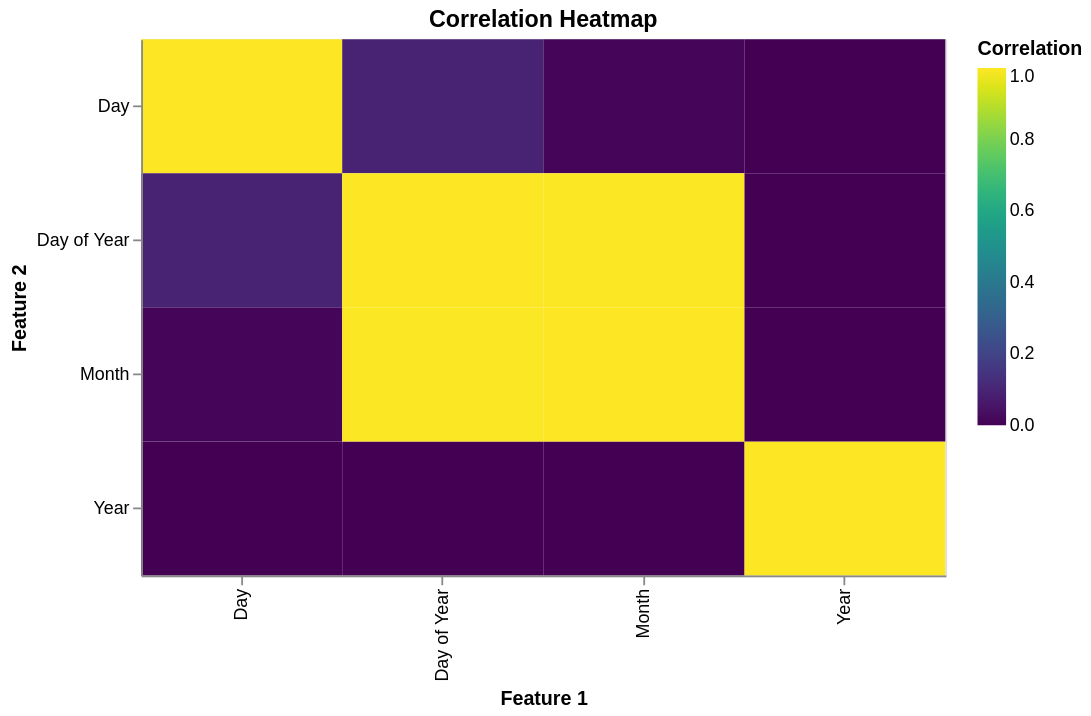

The cell this chart's notebook holds for it:
### Markdown cell above
- [] 11. No anomalous correlations between features/explanatory variables

### Code cell
#region Pseudo Code:

# definitely only use train dataset
# correlation plots on train_df across explanatory variables
# expectation is that there is no correlation between features unless 
# they represent the same underlying change like day of year and month

#endregion

# Adapted from https://github.com/skysheng7/DSCI522_data_validation_demo/tree/main/notebooks

# Correlation plot with Features only, train_df

correlation_matrix = train_df.drop(columns=['Month_Name', 'Anomaly', 'Temperature']).corr()
correlation_long = correlation_matrix.reset_index().melt(id_vars='index')
correlation_long.columns = ['Feature 1', 'Feature 2', 'Correlation']

alt.Chart(correlation_long).mark_rect().encode(
    x='Feature 1:O',
    y='Feature 2:O',
    color=alt.Color('Correlation:Q', scale=alt.Scale(scheme='viridis')),
    tooltip=['Feature 1', 'Feature 2', 'Correlation']
).properties(**plot_size,
    title="Correlation Heatmap"
)

### Figure 1 — Vega specification as saved in the notebook (floating-point values rounded to 4 significant figures)
{"$schema": "https://vega.github.io/schema/vega/v5.json", "data": [{"name": "source_0", "values": [{"Correlation": 1.0, "Feature 1": "Year", "Feature 2": "Year"}, {"Correlation": -3.235e-05, "Feature 1": "Month", "Feature 2": "Year"}, {"Correlation": 3.719e-05, "Feature 1": "Day", "Feature 2": "Year"}, {"Correlation": 6.492e-15, "Feature 1": "Day of Year", "Feature 2": "Year"}, {"Correlation": -3.235e-05, "Feature 1": "Year", "Feature 2": "Month"}, {"Correlation": 1.0, "Feature 1": "Month", "Feature 2": "Month"}, {"Correlation": 0.01053, "Feature 1": "Day", "Feature 2": "Month"}, {"Correlation": 0.9965, "Feature 1": "Day of Year", "Feature 2": "Month"}, {"Correlation": 3.719e-05, "Feature 1": "Year", "Feature 2": "Day"}, {"Correlation": 0.01053, "Feature 1": "Month", "Feature 2": "Day"}, {"Correlation": 1.0, "Feature 1": "Day", "Feature 2": "Day"}, {"Correlation": 0.09385, "Feature 1": "Day of Year", "Feature 2": "Day"}, {"Correlation": 6.492e-15, "Feature 1": "Year", "Feature 2": "Day of Year"}, {"Correlation": 0.9965, "Feature 1": "Month", "Feature 2": "Day of Year"}, {"Correlation": 0.09385, "Feature 1": "Day", "Feature 2": "Day of Year"}, {"Correlation": 1.0, "Feature 1": "Day of Year", "Feature 2": "Day of Year"}]}, {"name": "source_0_x_domain_Feature 1", "values": [{"Feature 1": "Year"}, {"Feature 1": "Month"}, {"Feature 1": "Day"}, {"Feature 1": "Day of Year"}]}, {"name": "source_0_y_domain_Feature 2", "values": [{"Feature 2": "Year"}, {"Feature 2": "Month"}, {"Feature 2": "Day"}, {"Feature 2": "Day of Year"}]}, {"name": "source_0_color_domain_Correlation", "values": [{"min": -3.235e-05, "max": 1.0}]}], "marks": [{"type": "rect", "name": "marks", "from": {"data": "source_0"}, "encode": {"update": {"y": {"field": "Feature 2", "scale": "y"}, "height": {"signal": "max(0.25, bandwidth('y'))"}, "fill": {"field": "Correlation", "scale": "color"}, "tooltip": {"signal": "{\"Feature 1\": isValid(datum[\"Feature 1\"]) ? datum[\"Feature 1\"] : \"\"+datum[\"Feature 1\"], \"Feature 2\": isValid(datum[\"Feature 2\"]) ? datum[\"Feature 2\"] : \"\"+datum[\"Feature 2\"], \"Correlation\": format(datum[\"Correlation\"], \"\")}"}, "x": {"field": "Feature 1", "scale": "x"}, "width": {"signal": "max(0.25, bandwidth('x'))"}}}, "style": ["rect"]}], "scales": [{"name": "x", "type": "band", "domain": {"data": "source_0_x_domain_Feature 1", "field": "Feature 1", "sort": true}, "range": [0, {"signal": "width"}], "paddingOuter": 0, "paddingInner": 0}, {"name": "y", "type": "band", "domain": {"data": "source_0_y_domain_Feature 2", "field": "Feature 2", "sort": true}, "range": [0, {"signal": "height"}], "paddingInner": 0, "paddingOuter": 0}, {"name": "color", "type": "linear", "domain": [{"signal": "(data(\"source_0_color_domain_Correlation\")[0] || {}).min"}, {"signal": "(data(\"source_0_color_domain_Correlation\")[0] || {}).max"}], "range": {"scheme": "viridis"}, "interpolate": "hcl", "zero": false}], "axes": [{"scale": "x", "grid": false, "orient": "bottom", "labelAlign": "right", "labelAngle": 270, "labelBaseline": "middle", "title": "Feature 1", "zindex": 1}, {"scale": "y", "title": "Feature 2", "orient": "left", "zindex": 1, "grid": false}], "title": {"text": "Correlation Heatmap", "frame": "group"}, "width": 450, "height": 300, "style": "cell", "background": "white", "legends": [{"fill": "color", "gradientLength": {"signal": "clamp(height, 64, 200)"}, "title": "Correlation"}], "padding": 5}
